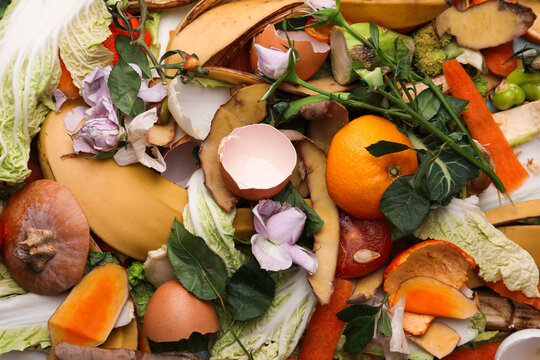
#> input picture images/image2.jpg, 540 x 360 px
$ jupyter execute Task6.ipynb
#> lines starting #> are read from the running program, lines starting #| are printed output that depends on the picture; after the words box and inside, x2 and y2 are one past the last pixel; in counts of white or black regions, pixels touching at a corner belong together
# Image Rotation

[cell 1]
import cv2
import numpy as np
import math

[cell 2]
def rotate_image_full_view(image, angle):
    """
    Rotating the image without cropping using affine transformation.
    Calculates new bounding dimensions.
    """

    original_height, original_width = image.shape[:2]

    # Compute center of the image
    center = (original_width // 2, original_height // 2)

    # Get rotation matrix
    rotation_matrix = cv2.getRotationMatrix2D(center, angle, 1.0)

    # Extract cosine and sine values
    cos_value = abs(rotation_matrix[0, 0])
    sin_value = abs(rotation_matrix[0, 1])

    # Compute new bounding dimensions
    new_width = int((original_height * sin_value) + (original_width * cos_value))
    new_height = int((original_height * cos_value) + (original_width * sin_value))

    # Adjust rotation matrix to account for translation
    rotation_matrix[0, 2] += (new_width / 2) - center[0]
    rotation_matrix[1, 2] += (new_height / 2) - center[1]

    # Perform affine transformation
    rotated_image = cv2.warpAffine(image, rotation_matrix, (new_width, new_height))

    return rotated_image

[cell 3]
def add_label(image, text):
    """
    Adds rotation angle label to image.
    """
    labeled_image = image.copy()
    cv2.putText(
        labeled_image,
        text,
        (20, 40),
        cv2.FONT_HERSHEY_SIMPLEX,
        1,
        (0, 255, 0),
        2,
        cv2.LINE_AA
    )
    return labeled_image


def main():
    try:
        # Load Image
        image = cv2.imread("images/image2.jpg")
#> image is the input picture: shape (360, 540, 3); mean B, G, R 73.1, 115.4, 154.8

        if image is None:
            raise FileNotFoundError("Image file not found. Check path.")

        # Required Rotation Angles
        angles = [30, 60, 90, 135, 180]

        rotated_images = []

        for angle in angles:
            rotated = rotate_image_full_view(image, angle)
            labeled = add_label(rotated, f"{angle} Degrees")
            rotated_images.append(labeled)
#> this loop made 5 passes
#> pass 1, in rotate_image_full_view, `rotated_image = cv2.warpAffine(image, rotation_matrix, (new_width, new..`:
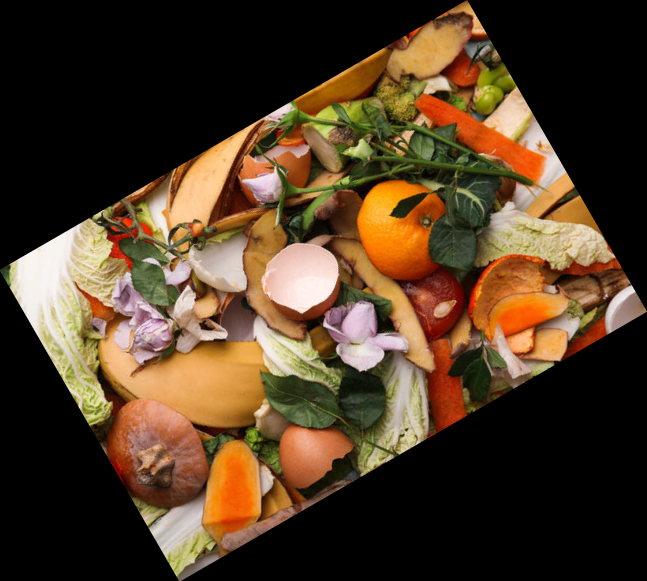
#> rotated_image: shape (581, 647, 3); mean B, G, R 37.8, 59.7, 80
#> pass 2, in rotate_image_full_view (call 2), `rotated_image = cv2.warpAffine(image, rotation_matrix, (new_width, new..`:
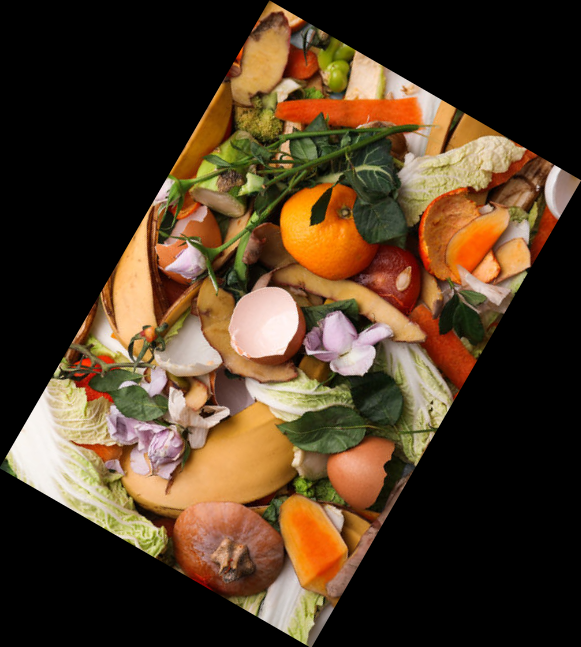
#> rotated_image: shape (647, 581, 3); mean B, G, R 37.8, 59.7, 80
#> after the loop:
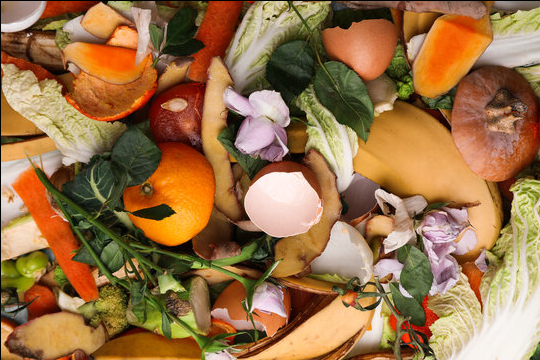
#> rotated: shape (360, 540, 3); mean B, G, R 72.6, 114.7, 153.9
#> after the loop, rotated_images = 5 items

        # Resize all rotated images to same size for grid
        target_width = 400
        target_height = 300

        resized_images = []
        for img in rotated_images:
            resized = cv2.resize(img, (target_width, target_height))
            resized_images.append(resized)
#> this loop made 5 passes
#> pass 1, in main, `resized = cv2.resize(img, (target_width, target_height))`:
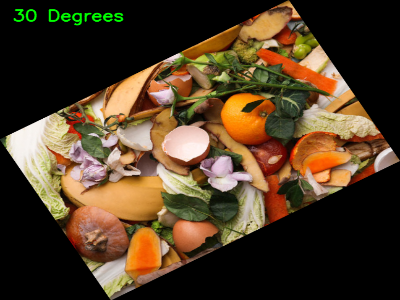
#> resized: shape (300, 400, 3); mean B, G, R 37.7, 60.6, 80
#> pass 3, in main, `resized = cv2.resize(img, (target_width, target_height))`:
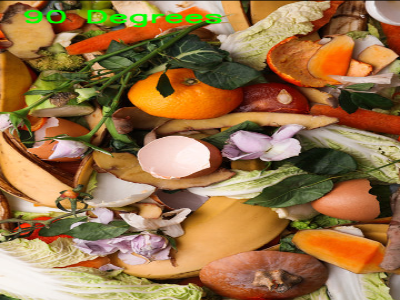
#> resized: shape (300, 400, 3); mean of channels 0, 1, 2 72.3, 116.1, 152.8; drawn as B, G, R
#> after the loop, resized_images = 5 items

        # Add original image as sixth slot
        original_resized = cv2.resize(image, (target_width, target_height))
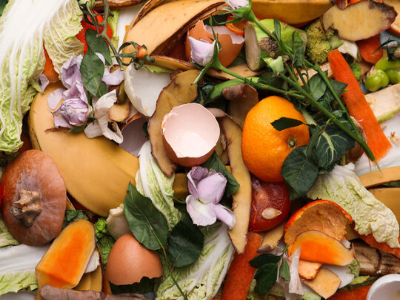
#> original_resized: shape (300, 400, 3); mean B, G, R 73, 115.2, 154.6
        original_labeled = add_label(original_resized, "Original")
#> in add_label (call 6), `cv2.putText( labeled_image, text, (20, 40), cv2.FONT_HERSHEY_SIMPLEX, ..`:
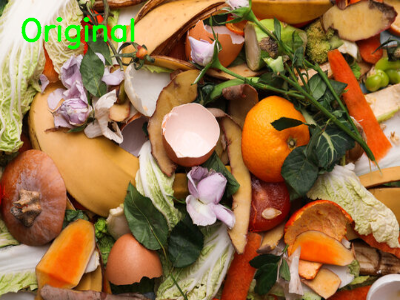
#> labeled_image: shape (300, 400, 3); 1.24% of pixels changed, all inside (x1, y1, x2, y2) = (21, 17, 135, 50)

        # Create 2x3 Grid
        top_row = np.hstack((original_labeled, resized_images[0], resized_images[1]))
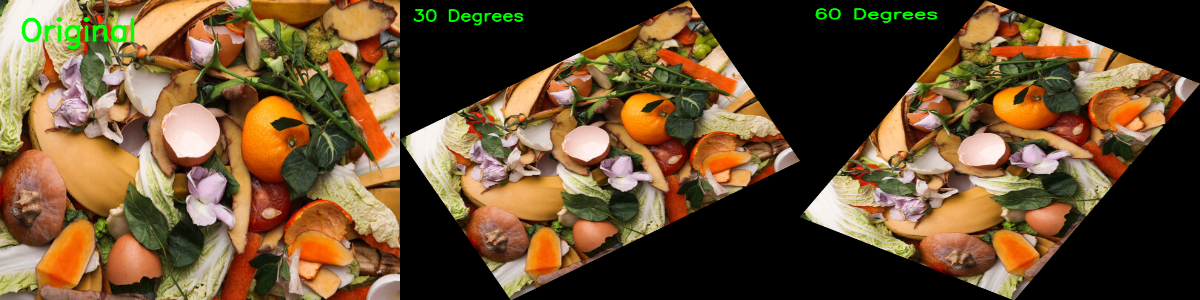
#> top_row: shape (300, 1200, 3); mean B, G, R 49.1, 79.1, 104.3
        bottom_row = np.hstack((resized_images[2], resized_images[3], resized_images[4]))
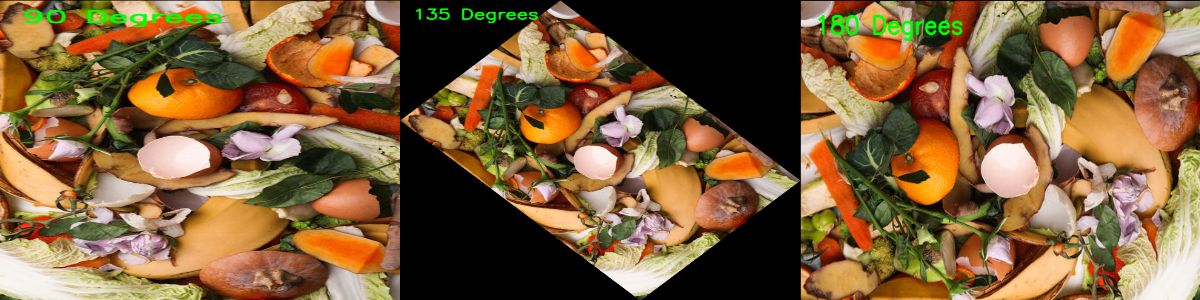
#> bottom_row: shape (300, 1200, 3); mean of channels 0, 1, 2 59.8, 96.1, 126.6; drawn as B, G, R

        grid_image = np.vstack((top_row, bottom_row))
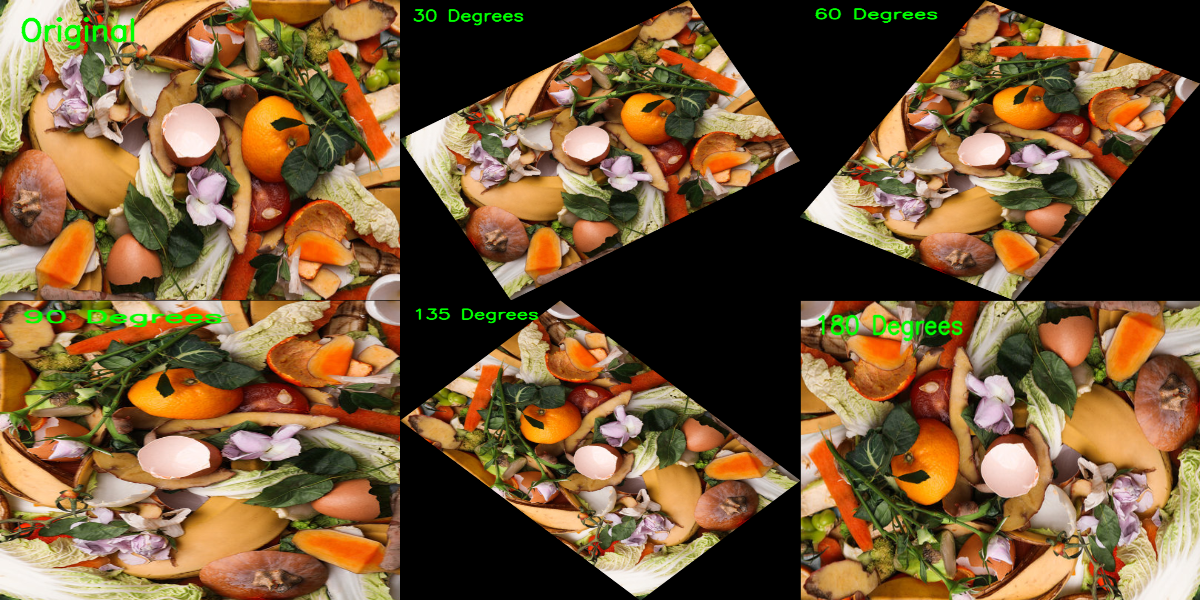
#> grid_image: shape (600, 1200, 3); mean B, G, R 54.4, 87.6, 115.4

        # Save Output

        save_status = cv2.imwrite("task6_rotations.jpg", grid_image)

        if not save_status:
            raise Exception("Failed to save output image.")

        # Display Output
        cv2.imshow("Task 6 - Rotations (2x3 Grid)", grid_image)
        cv2.waitKey(0)
        cv2.destroyAllWindows()

        print("Task 6 completed successfully.")

    except FileNotFoundError as file_error:
        print("Error:", file_error)

    except Exception as general_error:
        print("Unexpected error occurred:", general_error)


if __name__ == "__main__":
    main()

$ run again, with images/image6.jpg copied over images/image2.jpg
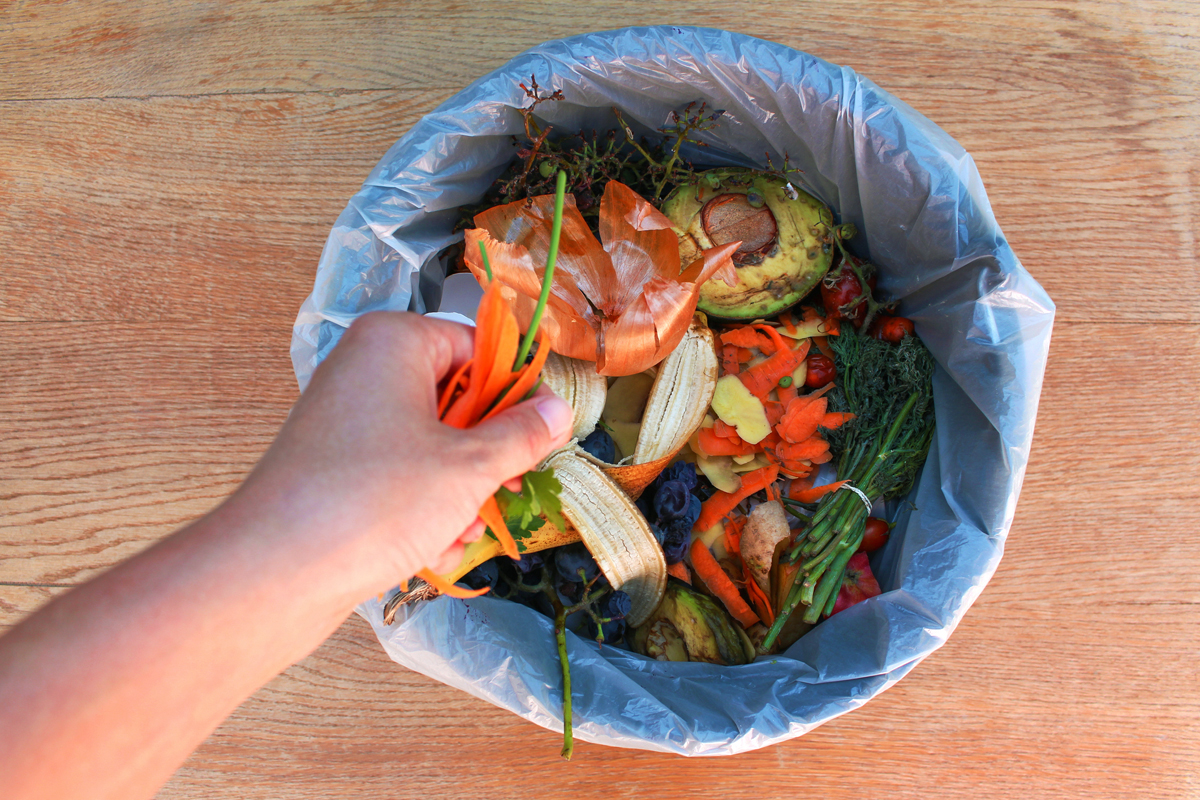
#> input picture images/image6.jpg, 1200 x 800 px
#> in main, image is the input picture: shape (800, 1200, 3); mean B, G, R 116.1, 131.4, 164.7
#> after the loop in main, `for angle in angles:`: rotated_images = 5 items
#> the loop in main, `for img in rotated_images:` made 5 passes
#> labeled_image: shape (300, 400, 3); mean B, G, R 115.1, 132.4, 163.3
#> in main, `grid_image = np.vstack((top_row, bottom_row))`:
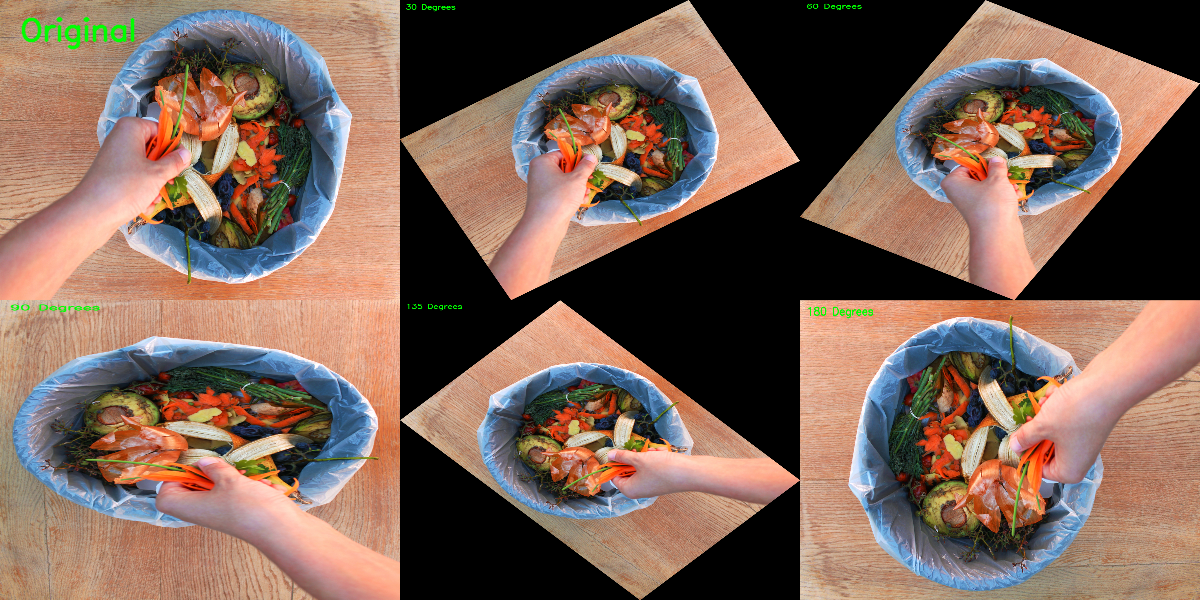
#> grid_image: shape (600, 1200, 3); mean B, G, R 87, 99.1, 123.5
